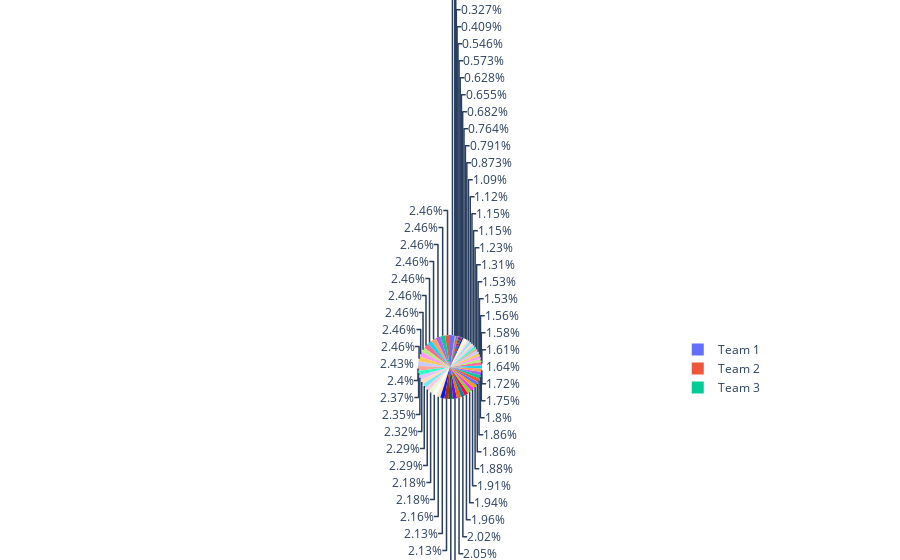

This figure's notebook cell:
### Code cell
import plotly.express as px
fig = px.pie(data_new, values='Age', names='Team') # Mix match columns and comment on functional findings
fig.show()

### Figure 1 — Plotly figure (JSON) as saved in the notebook; plotly's stock layout.template omitted (floating-point values rounded to 4 significant figures)
{"data": [{"domain": {"x": [0, 1], "y": [0, 1]}, "hovertemplate": "Team=%{label}<br>Age=%{value}<extra></extra>", "labels": ["Team 1", "Team 2", "Team 3", "Team 4", "Team 5", "Team 6", "Team 7", "Team 8", "Team 9", "Team 10", "Team 11", "Team 12", "Team 13", "Team 14", "Team 15", "Team 16", "Team 17", "Team 18", "Team 19", "Team 20", "Team 21", "Team 22", "Team 23", "Team 24", "Team 25", "Team 26", "Team 27", "Team 28", "Team 29", "Team 30", "Team 31", "Team 32", "Team 33", "Team 34", "Team 35", "Team 36", "Team 37", "Team 38", "Team 39", "Team 40", "Team 41", "Team 42", "Team 43", "Team 44", "Team 45", "Team 46", "Team 47", "Team 48", "Team 49", "Team 50", "Team 51", "Team 52", "Team 53", "Team 54", "Team 55", "Team 56", "Team 57", "Team 58", "Team 59", "Team 60", "Team 61"], "legendgroup": "", "name": "", "showlegend": true, "type": "pie", "values": [90, 90, 90, 88, 90, 85, 90, 90, 80, 87, 78, 80, 71, 90, 75, 84, 70, 86, 59, 68, 21, 78, 42, 60, 15, 84, 58, 79, 89, 56, 45, 76, 42, 32, 78, 28, 12, 57, 25, 41, 48, 56, 20, 5, 90, 29, 72, 23, 24, 74, 66, 90, 40, 90, 69, 3, 10, 63, 68, 64, 2]}], "layout": {"legend": {"tracegroupgap": 0}, "margin": {"t": 60}}}
